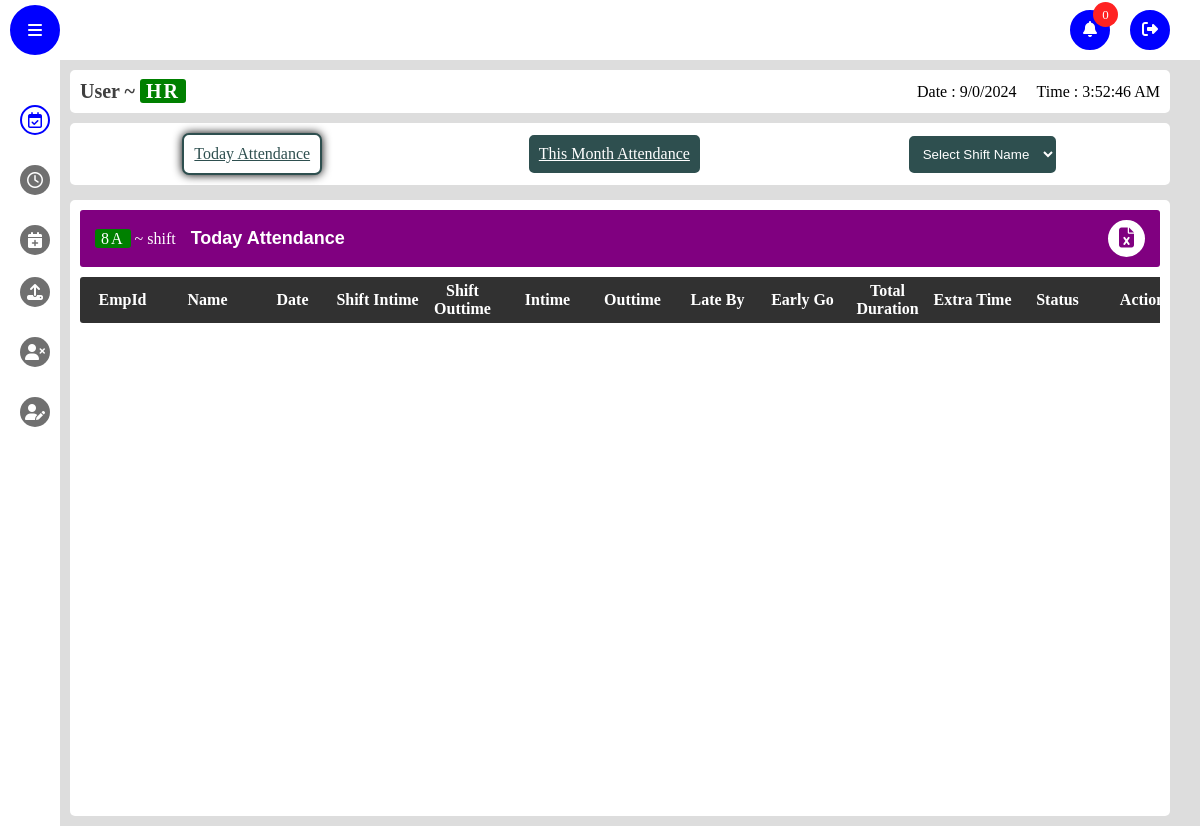
The app's page / (signed in), older data.
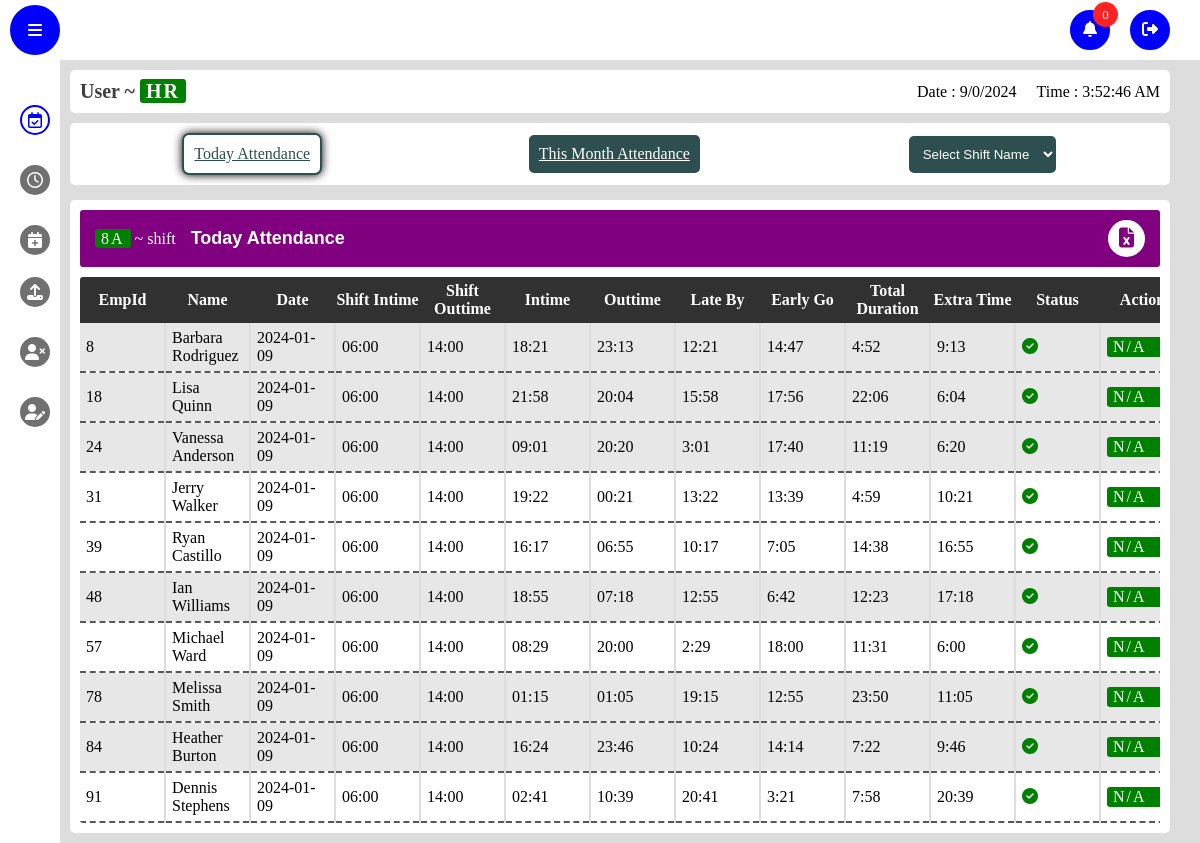
The same page, newer data.
### app/models.py (models this page shows)
class Attendance(db.Model,UserMixin):
    id=db.Column(db.Integer,primary_key=True)
    date = db.Column(db.DateTime(timezone=True), default=func.now())
    emp_id = db.Column(db.Integer, db.ForeignKey('emp_login.id'))
    name = db.Column(db.String(150), nullable=False)
    attendance =db.Column(db.String(150))
    wages_per_Day=db.Column(db.String(150))
    inTime=db.Column(db.String(150))
    outTime=db.Column(db.String(150))
    overtime=db.Column(db.String(150),default='00:00')
    employee = db.relationship('Emp_login', back_populates='attendances')
    shiftType=db.Column(db.String(150))
    shiftIntime = db.Column(db.String(150))
    shift_Outtime = db.Column(db.String(150))
    TotalDuration=db.Column(db.String(150))
    lateBy=db.Column(db.String(150))
    earlyGoingBy=db.Column(db.String(150))
    punchRecords=db.Column(db.String(150))

### app/views.py (the view)
@views.route('/',methods=['POST','GET'])
@login_required
def admin():
    print(current_user.role)
    if current_user.role == 'employee':
        return redirect(url_for('auth.logout'))
    else :
        current_date = datetime.now().strftime('%Y-%m-%d')
        employee_attendance = Attendance.query.filter(func.DATE(Attendance.date) == current_date).all()
        print("Current Date: ",current_date)
        print("Data :",employee_attendance)
        emp_login=Emp_login.query.order_by(Emp_login.emp_id).all()
        late_permission=late.query.order_by(late.date).all()
        leave_permission=leave.query.order_by(leave.date).all()
        notification=notifications.query.order_by(notifications.timestamp).all()
        print("notification : ",notification)
    return render_template('admin.html',emp_login=emp_login, notification=notification, attendance=employee_attendance, late_permission=late_permission, leave_permission=leave_permission)

### app/templates/admin.html (shortened to what this page needs)
<!DOCTYPE html>
<html lang="en">
  <head>
    <link rel="stylesheet" href="static/css/style.css" />
    <link
      rel="stylesheet"
      href="https://cdnjs.cloudflare.com/ajax/libs/font-awesome/5.15.4/css/all.min.css"
    />
    <link
      rel="stylesheet"
      href="https://cdnjs.cloudflare.com/ajax/libs/font-awesome/6.1.1/css/all.min.css"
    />
  </head>
  <body>
    <nav class="nav-bar">
      <div class="toogle-sidebar">
        <i class="fas fa-bars"></i>
      </div>
      <ul class="options">
        <li class="option">
          <div class="notification-btn">
            <span class>
              <i class="fas fa-bell"></i>
            </span>
            <div class="notify-count">
              <p class="count">0</p>
            </div>
          </div>
        </li>
        <a href="/logout" class="option logout">
          <span>
            <i class="fas fa-sign-out-alt"></i>
          </span>
        </a>
      </ul>
    </nav>
    <aside class="sidebar">
      <ul class="side-menu">
        <form class="menu-option active">
          <a href="/attendance_table">
            <span class="icon">
              <i class="far fa-calendar-check"></i>
            </span>
          </a>
        </form>
        <form action="/late_req_table" class="menu-option">
          <a href="/late_req_table">
            <span class="icon">
              <i class="far fa-clock"></i>
            </span>
          </a>
        </form>
        <form action="/leave_req_table" class="menu-option">
          <a href="/leave_req_table">
            <span class="icon">
              <i class="fas fa-calendar-plus"></i>
            </span>
          </a>
        </form>
        <li class="menu-option upload-option" style="margin-top: 7px">
          <span class="icon">
            <i class="fas fa-upload"></i>
          </span>
        </li>
        <li class="menu-option delete-option">
          <span class="icon">
            <i class="fas fa-user-times"></i>
          </span>
        </li>
        <li class="menu-option edit-option">
          <span class="icon">
            <i class="fas fa-user-edit"></i>
          </span>
        </li>
      </ul>
    </aside>
    <main class="main active">
      <header class="details-bar">
        <div class="user-details">
          <h1 class="user-role">User ~ <span class="role tag">HR</span></h1>
        </div>
        <div class="date-time-details">
          <p class="date"></p>
          <p class="time"></p>
        </div>
      </header>
      <link rel="stylesheet" href="static/css/attendance.css" />
      <menu class="table-menu" style="display: flex">
        <ul class="btn-container">
          <a href="/today_attendance" class="tag-btn click active"
            >Today Attendance</a
          >
          <a href="/month_attendance" class="tag-btn click"
            >This Month Attendance</a
          >
          <select name="shift" id="shift" class="tag-btn">
            <option value="">Select Shift Name</option>
          </select>
        </ul>
      </menu>
      <section class="frame today-attendance" style="display: flex;" index="0">
        <div class="inner-frame">
            <div class="frame-header">
                <div class="frame-details">
                    <p class="shift currentShift name"><span class="tag">A</span> ~ shift</p>
                    <p class="frame-name">Today Attendance</p>
                </div>
                <div class="frame-options">
                    <button type="button" class="download">
                        <i class="fas fa-file-excel"></i>
                    </button>
                </div>
            </div>
            <div class="frame-body">
                <table class="today-attendance-table">
                    <thead>
                        <tr class="tablehead">
                            <th>EmpId</th>
                            <th>Name</th>
                            <th>Date</th>
                            <th>Shift Intime</th>
                            <th>Shift Outtime</th>
                            <th>Intime</th>
                            <th>Outtime</th>
                            <th>Late By</th>
                            <th>Early Go</th>
                            <th>Total Duration</th>
                            <th>Extra Time</th>
                            <th>Status</th>
                            <th>Action</th>
                        </tr>
                    </thead>
                    <tbody class="tableBody">
                        {% if attendance %} {% for attendance in attendance %}
                        <tr data-shift="{{attendance.shiftType}}">
                          <td class="id">{{attendance.emp_id }}</td>
                          <td class="name">{{attendance.name}}</td>
                          <td>{{attendance.date.date()}}</td>
                          <td>{{attendance.shiftIntime}}</td>
                          <td>{{attendance.shift_Outtime}}</td>
                          <td class="intime">{{attendance.inTime}}</td>
                          <td class="outtime">{{attendance.outTime}}</td>
                          <td>{{attendance.lateBy}}</td>
                          <td>{{attendance.earlyGoingBy}}</td>
                          <td>{{attendance.TotalDuration}}</td>
                          <td class="extra">{{attendance.overtime}}</td>
                          <td>
                            {% if attendance.attendance == "Present"%}<i
                              class="fas fa-check-circle"
                            ></i>
                            {% else %}<i class="fas fa-times-circle"></i> {% endif %}
                          </td>
                          <td class="action"><p class="tag">N/A</p></td>
                        </tr>
                        {% endfor %} {% endif %}
                    </tbody>
                </table>
            </div>
        </div>
    </section>
    </main>
    <link rel="stylesheet" href="static/css/late.css" />
  </body>
</html>

### app/static/css/style.css (style rules this page uses)
* { margin: 0; padding: 0; box-sizing: border-box; }
.nav-bar { width: 100vw; position: fixed; top: 0; left: 0; right: 0; height: 60px; background: #fff; display: flex; align-items: center; justify-content: space-between; padding: 0 10px; z-index: 10; }
body { background: #ddd; }
.toogle-sidebar { width: 50px; height: 50px; background: #0000ff; color: #fff; border-radius: 50%; display: flex; align-items: center; justify-content: center; cursor: pointer; border: 2px solid #0000ff; transition: all .3s; }
.options { display: flex; align-items: center; gap: 20px; margin-right: 20px; position: relative; }
.option { width: 40px; height:40px; border-radius: 50%; list-style: none; display: flex; align-items: center; justify-content: center; flex-direction: column; text-transform: capitalize; cursor: pointer; color: #fff; transition: all .3s; background: #0000ff; border: 2px solid #0000ff; position: relative; }
.notify-count { position: absolute; right: -10px; top: -10px; width: 25px; height: 25px; border-radius: 50%; background: rgb(255, 34, 34); display: flex; align-items: center; justify-content: center; font-size: 13px; color: #fff; }
li { list-style: none; }
.sidebar { position: fixed; top: 60px; height: calc(100% - 50px); width: 60px; background: #fff; padding: 10px; z-index: 10; overflow-x: hidden; transition: all .5s; }
.side-menu { width: 100%; display: flex; flex-direction: column; align-items: center; gap: 10px; padding: 10px 0; position: absolute; }
.menu-option { width: 100%; display: flex; align-items: center; gap: 5px; height: 50px; border-radius: 5px; padding: 0 10px; cursor: pointer; position: relative; }
.icon { width: 30px; height: 30px; background: #707070; border-radius: 50%; display: flex; align-items: center; justify-content: center; transition: all .3s; color: #ffffff; position: absolute; }
.menu-option:hover, .menu-option.active { color: #0000ff; }
.menu-option:hover .icon, .menu-option.active .icon { background: #ffffff; color: #0000ff; border: 2px solid #0000ff; }
.main { width: calc(100vw - 180px); min-height: calc(100vh - 60px); position: relative; top: 60px; left: 160px; padding: 10px; z-index: 5; transition: all .5s; }
.main.active { width: calc(100vw - 80px); left: 60px; }
.details-bar { width: 100%; display: flex; align-items: center; justify-content: space-between; padding: 10px; background: #ffffff; border-radius: 5px; }
.date-time-details { display: flex; align-items: center; gap: 20px; }
.user-role { color: #3f3f3f; font-size: 20px; }
.tag { padding: 1px 6px; background: green; color: #ffffff; border-radius: 3px; letter-spacing: 2px; }
.frame { margin-top: 15px; padding: 10px; width: 100%; background: #ffffff; min-height: 77vh; border-radius: 5px; }
.inner-frame { width: 100%; height: 100%; }
.user-details { backdrop-filter: blur(5px); border-radius: 5px; }
option { padding: 10px; }

### app/static/css/attendance.css (style rules this page uses)
.frame-header { width: 100%; display: flex; align-items: center; justify-content: space-between; padding: 10px 15px; background: #800080; color: #fff; border-radius: 3px; }
.frame-details { display: flex; align-items: center; gap: 15px; }
.frame-name { font-family: sans-serif; font-weight: 700; font-size: 18px; }
.download { width: 37px; height: 37px; border-radius: 50%; background: #fff; color: #800080; font-size: 20px; border: 2px solid #fff; cursor: pointer; transition: all .3s; }
.attendance-table,.today-attendance-table { width: 100%; max-height: 100%; border-collapse: collapse; margin-top: 10px; border-radius: 3px; overflow: hidden; }
.attendance-table .thead, .today-attendance-table thead { padding: 5px 0; background: #313131; color: #fff; }
td,th { min-width: 30px; text-align: center; padding: 5px 0; }
.today-attendance-table thead tr th { min-width: 85px; }
tr:nth-child(even) { background: #e7e7e7; }
.fas.fa-check-circle { color: green; }
.frame-body { max-width: 100%; overflow-x: scroll; }
.btn-container { margin-top: 10px; padding: 10px 15px; display: flex; align-items: center; flex-wrap: wrap; justify-content: space-around; gap: 10px; width: 100%; background: #fff; border-radius: 5px; }
.tag-btn { padding: 10px; border-radius: 7px; border: 2px solid; background: #2E4F4F; color: #fff; cursor: pointer; transition: all .5s; outline: none; }
.tag-btn.active, .tag-btn:focus { box-shadow: 0px 0px 10px #000; background: #fff; color: #2E4F4F; }
.today-attendance-table tbody tr { position: relative; }

Row changes from the older to the newer data that the page shows:
added Attendance: emp_id "8", name "Barbara Rodriguez", date "2024-01-09", shiftIntime "06:00", shift_Outtime "14:00", inTime "18:21", outTime "23:13", lateBy "12:21", earlyGoingBy "14:47", TotalDuration "4:52", overtime "9:13", attendance "Present" (drawn)
added Attendance: emp_id "18", name "Lisa Quinn", date "2024-01-09", shiftIntime "06:00", shift_Outtime "14:00", inTime "21:58", outTime "20:04", lateBy "15:58", earlyGoingBy "17:56", TotalDuration "22:06", overtime "6:04", attendance "Present" (drawn)
added Attendance: emp_id "24", name "Vanessa Anderson", date "2024-01-09", shiftIntime "06:00", shift_Outtime "14:00", inTime "09:01", outTime "20:20", lateBy "3:01", earlyGoingBy "17:40", TotalDuration "11:19", overtime "6:20", attendance "Present" (drawn)
added Attendance: emp_id "31", name "Jerry Walker", date "2024-01-09", shiftIntime "06:00", shift_Outtime "14:00", inTime "19:22", outTime "00:21", lateBy "13:22", earlyGoingBy "13:39", TotalDuration "4:59", overtime "10:21", attendance "Present" (drawn)
added Attendance: emp_id "39", name "Ryan Castillo", date "2024-01-09", shiftIntime "06:00", shift_Outtime "14:00", inTime "16:17", outTime "06:55", lateBy "10:17", earlyGoingBy "7:05", TotalDuration "14:38", overtime "16:55", attendance "Present" (drawn)
added Attendance: emp_id "48", name "Ian Williams", date "2024-01-09", shiftIntime "06:00", shift_Outtime "14:00", inTime "18:55", outTime "07:18", lateBy "12:55", earlyGoingBy "6:42", TotalDuration "12:23", overtime "17:18", attendance "Present" (drawn)
added Attendance: emp_id "57", name "Michael Ward", date "2024-01-09", shiftIntime "06:00", shift_Outtime "14:00", inTime "08:29", outTime "20:00", lateBy "2:29", earlyGoingBy "18:00", TotalDuration "11:31", overtime "6:00", attendance "Present" (drawn)
added Attendance: emp_id "78", name "Melissa Smith", date "2024-01-09", shiftIntime "06:00", shift_Outtime "14:00", inTime "01:15", outTime "01:05", lateBy "19:15", earlyGoingBy "12:55", TotalDuration "23:50", overtime "11:05", attendance "Present" (drawn)
added Attendance: emp_id "84", name "Heather Burton", date "2024-01-09", shiftIntime "06:00", shift_Outtime "14:00", inTime "16:24", outTime "23:46", lateBy "10:24", earlyGoingBy "14:14", TotalDuration "7:22", overtime "9:46", attendance "Present" (drawn)
added Attendance: emp_id "91", name "Dennis Stephens", date "2024-01-09", shiftIntime "06:00", shift_Outtime "14:00", inTime "02:41", outTime "10:39", lateBy "20:41", earlyGoingBy "3:21", TotalDuration "7:58", overtime "20:39", attendance "Present" (drawn)
